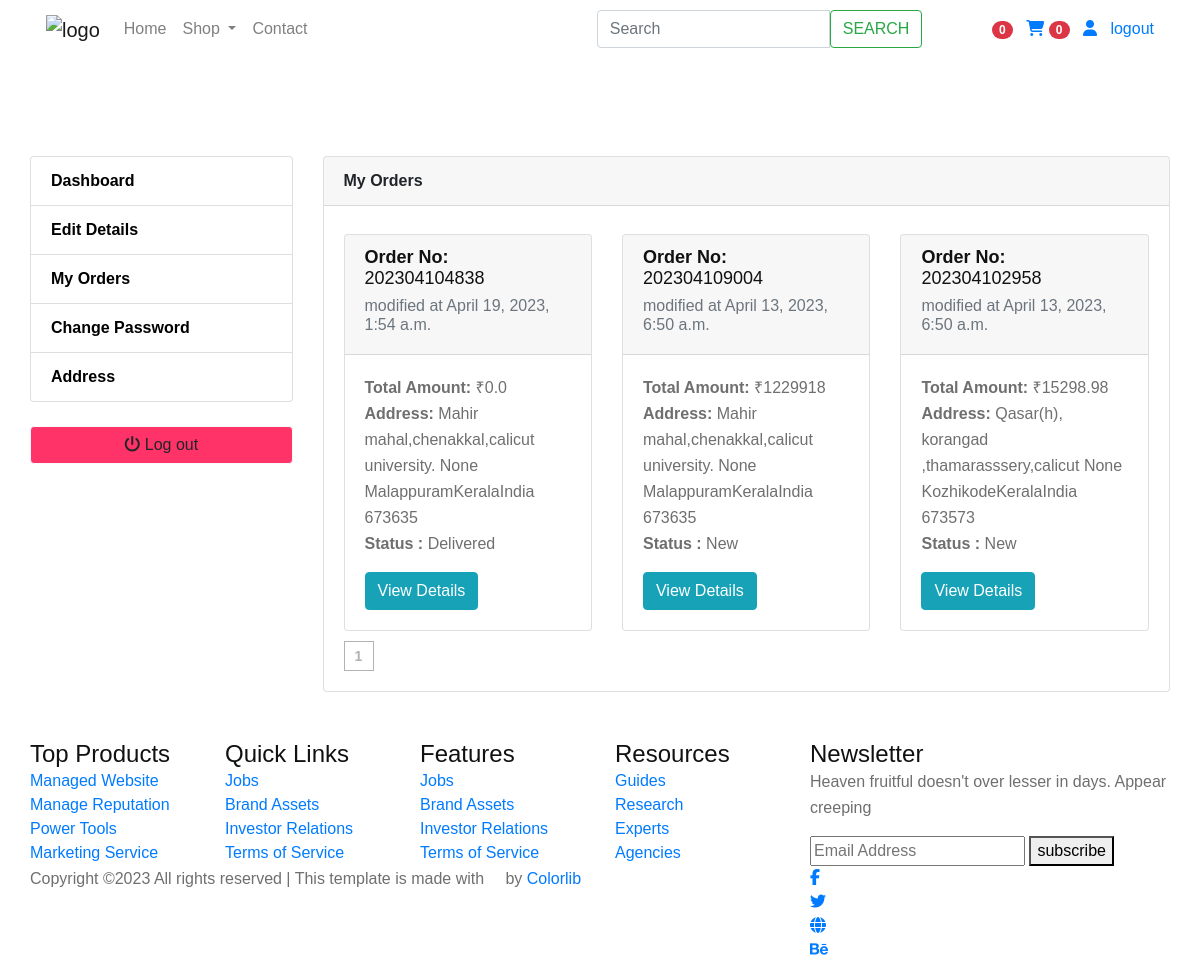
Page /accounts/my_orders/ (signed in) on the committed database.
### order/models.py (models this page shows, shortened)
class Order(models.Model):
    user = models.ForeignKey(Account, on_delete=models.CASCADE)
    payment = models.ForeignKey(Payment, on_delete=models.SET_NULL, blank=True , null=True)
    order_number = models.CharField(max_length=30)
    dateCreated = models.DateTimeField(auto_now_add=True)
    orderTotal = models.FloatField()
    tax = models.FloatField(default='18')
    status = models.CharField(choices=status, default='Order Confirmed', max_length=50)
    isOrdered = models.BooleanField(default=False)
    refund = models.CharField(max_length=100, blank=True, null=True, default=None)
    first_name = models.CharField(max_length=100)
    last_name = models.CharField(max_length=100)
    email_address = models.EmailField(max_length=100, default='email')
    phone_number = models.CharField(max_length=100, default='phone')
    address1 = models.CharField(max_length=100, blank=True, null=True, default=None)
    address2 = models.CharField(max_length=100, blank=True, null=True, default=None)
    city = models.CharField(max_length=100)
    state = models.CharField(blank=True, max_length=20)
    country = models.CharField(blank=True, max_length=50)
    zipcode = models.IntegerField(null=True)
    is_returned = models.BooleanField(default=False)
    return_reason = models.CharField(max_length=50, blank=True)
    orderNote = models.TextField(max_length=1000, blank=True, null=True, default=None)
    createdAt = models.DateTimeField(auto_now=True)
    modifiedAt = models.DateTimeField(auto_now=True)
    def fullAddress(self):
        return f'{self.address1} {self.address2} {self.city}{self.state}{self.country} {self.zipcode}'

class Payment(models.Model):
    user = models.ForeignKey(Account, on_delete=models.CASCADE)
    paymentId = models.CharField(max_length=100)
    amountPaid = models.CharField(max_length=100)
    status = models.CharField(max_length=100)
    createdAt = models.DateTimeField(auto_now_add=True)
    paymentMethod = models.CharField(max_length=100, blank=True, null=True)

### accounts/views.py (the view)
# urls.py: path('my_orders/', views.my_orders, name='my_orders'),
@login_required(login_url='login')
def my_orders(request):
    all_orders = Order.objects.filter(user=request.user,isOrdered=True).order_by('-createdAt')
    paginator = Paginator(all_orders, 6)
    page_number = request.GET.get('page')
    page_object = paginator.get_page(page_number)
    context = {
        'all_orders': page_object
    }
    print(all_orders.count())
    return render(request,'accounts/order_details.html',context)

### cart/context_processors.py (called while the page is built)
def counter(request):
    cart_count = 0
    if 'admin' in request.path:
        return {}
    else:
        try:
            cart = Cart.objects.filter(cart_id=_cart_id(request))
            if request.user.is_authenticated:
                cart_items = CartItem.objects.all().filter(user=request.user)
            else:
                cart_items = CartItem.objects.all().filter(cart=cart[:1])
            for cart_item in cart_items:
                cart_count += cart_item.quantity
        except Cart.DoesNotExist:
            cart_count = 0
    return dict(cart_count=cart_count)

### cart/views.py (called while the page is built)
def _cart_id(request):
    cart = request.session.session_key
    if not cart:
        cart = request.session.create()
    return cart

def _wishlist_id(request):
    wishlist = request.session.session_key
    if not wishlist:
        wishlist = request.session.create()
    return wishlist

### category/context_processors.py (called while the page is built)
def  menu_links(request):
    links=Category.objects.all()
    return {
       'links': links
    }

### category/models.py (called while the page is built)
    def get_url(self):
        return reverse('products_by_category', args=[ self.slug])

### store/context_processors.py (called while the page is built)
def wishlist_counter(request):
    wishlist_count = 0
    if 'admin' in request.path:
        return {}
    else:
        try:
            wishlist = Wishlist.objects.filter(wishlist_id=_wishlist_id(request))
            if request.user.is_authenticated:
                wishlist_items = WishlistItem.objects.all().filter(user=request.user)
            else:
                wishlist_items = WishlistItem.objects.all().filter(wishlist=wishlist[:1])
            for wishlist_item in wishlist_items:
                wishlist_count += 1
        except Wishlist.DoesNotExist:
            wishlist_count = 0
    return dict(wishlist_count=wishlist_count)

### templates/accounts/order_details.html (shortened to what this page needs)
{% extends 'base.html' %}
{% load static %}
{% block content %}
<section class="breadcrumb-section pb-5 ">
        <div class="row">
            <div class="col-lg-12 text-center">
            </div>
        </div>
</section>
<section class="section-conten padding-y bg mb-5">
<div class="container">
	<div class="row">
	{% include 'includes/dashboard_sidebar.html' %}
	<main class="col-md-9">
		<article class="card">
		<header class="card-header">
			<strong class="d-inline-block mr-3">My Orders</strong>
		</header>
		<div class="card-body">
			<div class="row">
            {% if all_orders%}
             {% for order in all_orders %}
			<div class="col-md-4 mt-2">
                <div class="card ">
                <div class="card-header ">
                    <h5 class="card-title" > <strong> Order No: </strong>  {{order.order_number}}</h5>
                    <h6 class="card-subtitle mb-2 text-muted"> modified at {{order.modifiedAt}}</h6>
                </div>
                    <div class="card-body">
                        <p class="card-text"> <strong>Total Amount: </strong>  ₹{{order.payment.amountPaid}} <br> <strong> Address: </strong> {{order.fullAddress|capfirst}}
                            <br> <strong> Status : </strong> {{order.status}}
                        </p>
                        <a href="{% url 'order_details' order.order_number %}" class="btn btn-info">View Details</a>
                    </div>
                </div>
            </div>
            {% endfor %}
            {% endif %}
			</div>
            <div class="product__pagination ">
                  <a href="?page={{ all_orders.number }}">{{ all_orders.number }}</a>
              </div>
		</div>
		</article>
	</main>
</div>
</div>
</section>
{% endblock %}

### adminpanel/static/css/style.css (style rules this page uses)
html, body { height: 100%; font-family: "Cairo", sans-serif; -webkit-font-smoothing: antialiased; font-smooth: antialiased; }
h1, h2, h3, h4, h5, h6 { margin: 0; color: #111111; font-weight: 400; font-family: "Cairo", sans-serif; }
h5 { font-size: 18px; }
h6 { font-size: 16px; }
p { font-size: 16px; font-family: "Cairo", sans-serif; color: #6f6f6f; font-weight: 400; line-height: 26px; margin: 0 0 15px 0; }
body { top:0!important; }
.breadcrumb-section { display: flex; align-items: center; padding: 2px 0 2px; }
.product__pagination, .blog__pagination { padding-top: 10px; }
.product__pagination a, .blog__pagination a { display: inline-block; width: 30px; height: 30px; border: 1px solid #b2b2b2; font-size: 14px; color: #b2b2b2; font-weight: 700; line-height: 28px; text-align: center; margin-right: 16px; -webkit-transition: all, 0.3s; -moz-transition: all, 0.3s; -ms-transition: all, 0.3s; -o-transition: all, 0.3s; transition: all, 0.3s; }
.product__pagination a:last-child, .blog__pagination a:last-child { margin-right: 0; }
@media only screen and (min-width: 1200px) { .container { max-width: 1170px; } }

### rows in the picture
Order: order_number "202304104838", modifiedAt "April 19, 2023, 1:54 a.m.", payment.amountPaid "0.0", fullAddress "Mahir mahal,chenakkal,calicut university. None MalappuramKeralaIndia 673635", status "Delivered"
Order: order_number "202304109004", modifiedAt "April 13, 2023, 6:50 a.m.", payment.amountPaid "1229918", fullAddress "Mahir mahal,chenakkal,calicut university. None MalappuramKeralaIndia 673635", status "New"
Order: order_number "202304102958", modifiedAt "April 13, 2023, 6:50 a.m.", payment.amountPaid "15298.98", fullAddress "Qasar(h), korangad ,thamarasssery,calicut None KozhikodeKeralaIndia 673573", status "New"

### other values in the picture
{{ wishlist_count }} "0"
{{ cart_count }} "0"
{{ all_orders.number }} "1"
